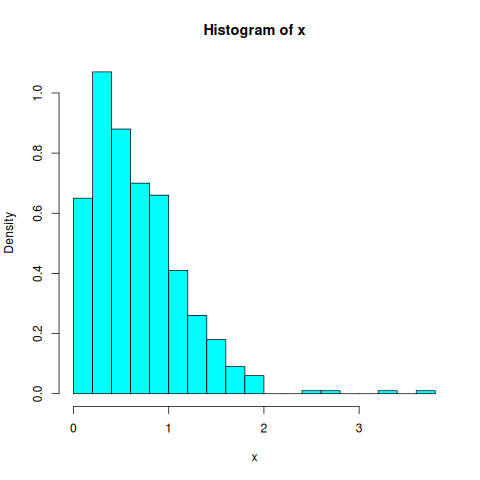

Source code (R):
n <- 500
x <- rgamma(n, shape = 2, rate = 3)
x <- read.table(file = "data.txt")
x <- x[[1]]
png("example2.png")
hist(x, breaks = 15, freq = FALSE, col = "cyan")
dev.off()
###### E. MM
a <- mean(x)^2 / var(x)
b <- mean(x) / var(x)
c1gamma <- function(y) dgamma(y, a, b)
hist(x, breaks = 15, freq = FALSE, col = "cyan")
curve(c1gamma, lwd = 2,  add = TRUE)

###### E. M. V
xbar <- mean(x)
epsilon <- 0.0001 # criterio de detencion
f <- function(a) {
    n * (1 + log(a) - log(xbar)) - n * digamma(a) - n + sum(log(x))
}
df <- function(a) { # derivada de f
    n / a - n * trigamma(a)
}
aux <- 1.5 # aproximacion inicial
for (i in 1:100){
    temp <- aux
    aux <- aux - f(aux) / df(aux)
    if (abs(aux - temp) < epsilon)
        break
}
c2gamma <- function(y) dgamma(y, aux, aux / mean(x))
hist(x, breaks = 15, freq = FALSE, col = "cyan")
curve(c2gamma, lwd = 2,  add = TRUE)

loglh <- function(a) {
    n * a * log(a / xbar) - n * log(gamma(a)) - a * n + (a - 1) * sum(log(x))
}
optimize(loglh, interval = c(1, 3), maximum = TRUE)
a <- 1.882421
b <- a / mean(x)
c3gamma <- function(y) dgamma(y, a, b)
png("optim.png")
hist(x, breaks = 15, freq = FALSE, col = "cyan")
curve(c3gamma, lwd = 2,  add = TRUE)
dev.off()


